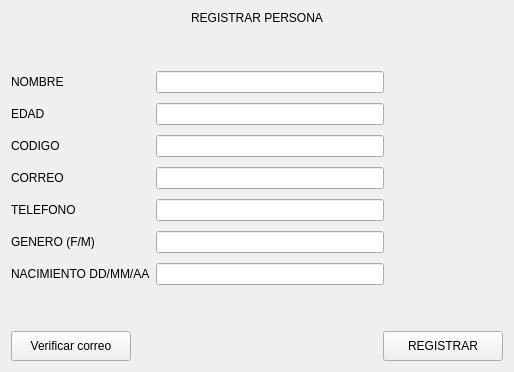
            <widget class="QWidget" name="page_1registrar">
             <layout class="QVBoxLayout" name="verticalLayout_8">
              <item>
               <widget class="QLabel" name="label_9">
                <property name="text">
                 <string>REGISTRAR PERSONA</string>
                </property>
                <property name="alignment">
                 <set>Qt::AlignCenter</set>
                </property>
               </widget>
              </item>
              <item>
               <spacer name="verticalSpacer_2">
                <property name="orientation">
                 <enum>Qt::Vertical</enum>
                </property>
                <property name="sizeHint" stdset="0">
                 <size>
                  <width>20</width>
                  <height>40</height>
                 </size>
                </property>
               </spacer>
              </item>
              <item>
               <layout class="QHBoxLayout" name="horizontalLayout_4">
                <item>
                 <layout class="QVBoxLayout" name="verticalLayout">
                  <property name="spacing">
                   <number>10</number>
                  </property>
                  <item>
                   <widget class="QLabel" name="label_5">
                    <property name="text">
                     <string>NOMBRE</string>
                    </property>
                   </widget>
                  </item>
                  <item>
                   <widget class="QLabel" name="label_8">
                    <property name="text">
                     <string>EDAD</string>
                    </property>
                   </widget>
                  </item>
                  <item>
                   <widget class="QLabel" name="label_2">
                    <property name="text">
                     <string>CODIGO</string>
                    </property>
                   </widget>
                  </item>
                  <item>
                   <widget class="QLabel" name="label_4">
                    <property name="text">
                     <string>CORREO</string>
                    </property>
                   </widget>
                  </item>
                  <item>
                   <widget class="QLabel" name="label_3">
                    <property name="text">
                     <string>TELEFONO</string>
                    </property>
                   </widget>
                  </item>
                  <item>
                   <widget class="QLabel" name="label_7">
                    <property name="text">
                     <string>GENERO (F/M)</string>
                    </property>
                   </widget>
                  </item>
                  <item>
                   <widget class="QLabel" name="label_6">
                    <property name="text">
                     <string>NACIMIENTO DD/MM/AA</string>
                    </property>
                   </widget>
                  </item>
                 </layout>
                </item>
                <item>
                 <layout class="QVBoxLayout" name="verticalLayout_6">
                  <property name="spacing">
                   <number>10</number>
                  </property>
                  <item>
                   <widget class="QLineEdit" name="lineEdit1nombre"/>
                  </item>
                  <item>
                   <widget class="QLineEdit" name="lineEdit_2edad"/>
                  </item>
                  <item>
                   <widget class="QLineEdit" name="lineEdit_3codigo"/>
                  </item>
                  <item>
                   <widget class="QLineEdit" name="lineEdit_5telefono"/>
                  </item>
                  <item>
                   <widget class="QLineEdit" name="lineEdit_4correo"/>
                  </item>
                  <item>
                   <widget class="QLineEdit" name="lineEdit_6genero"/>
                  </item>
                  <item>
                   <widget class="QLineEdit" name="lineEdit_7nacimiento"/>
                  </item>
                 </layout>
                </item>
                <item>
                 <layout class="QVBoxLayout" name="verticalLayout_15">
                  <item>
                   <widget class="QLabel" name="label_20">
                    <property name="minimumSize">
                     <size>
                      <width>100</width>
                      <height>0</height>
                     </size>
                    </property>
                    <property name="text">
                     <string/>
                    </property>
                    <property name="alignment">
                     <set>Qt::AlignCenter</set>
                    </property>
                   </widget>
                  </item>
                  <item>
                   <widget class="QLabel" name="label_29">
                    <property name="minimumSize">
                     <size>
                      <width>100</width>
                      <height>0</height>
                     </size>
                    </property>
                    <property name="text">
                     <string/>
                    </property>
                    <property name="alignment">
                     <set>Qt::AlignCenter</set>
                    </property>
                   </widget>
                  </item>
                  <item>
                   <widget class="QLabel" name="label_31">
                    <property name="minimumSize">
                     <size>
                      <width>100</width>
                      <height>0</height>
                     </size>
                    </property>
                    <property name="text">
                     <string/>
                    </property>
                    <property name="alignment">
                     <set>Qt::AlignCenter</set>
                    </property>
                   </widget>
                  </item>
                  <item>
                   <widget class="QLabel" name="label_32">
                    <property name="minimumSize">
                     <size>
                      <width>100</width>
                      <height>0</height>
                     </size>
                    </property>
                    <property name="text">
                     <string/>
                    </property>
                    <property name="alignment">
                     <set>Qt::AlignCenter</set>
                    </property>
                   </widget>
                  </item>
                  <item>
                   <widget class="QLabel" name="label_33">
                    <property name="minimumSize">
                     <size>
                      <width>100</width>
                      <height>0</height>
                     </size>
                    </property>
                    <property name="text">
                     <string/>
                    </property>
                    <property name="alignment">
                     <set>Qt::AlignCenter</set>
                    </property>
                   </widget>
                  </item>
                  <item>
                   <widget class="QLabel" name="label_34">
                    <property name="minimumSize">
                     <size>
                      <width>100</width>
                      <height>0</height>
                     </size>
                    </property>
                    <property name="text">
                     <string/>
                    </property>
                    <property name="alignment">
                     <set>Qt::AlignCenter</set>
                    </property>
                   </widget>
                  </item>
                  <item>
                   <widget class="QLabel" name="label_24">
                    <property name="minimumSize">
                     <size>
                      <width>100</width>
                      <height>0</height>
                     </size>
                    </property>
                    <property name="text">
                     <string/>
                    </property>
                    <property name="alignment">
                     <set>Qt::AlignCenter</set>
                    </property>
                   </widget>
                  </item>
                 </layout>
                </item>
                <item>
                 <widget class="QLabel" name="label_10">
                  <property name="text">
                   <string/>
                  </property>
                 </widget>
                </item>
               </layout>
              </item>
              <item>
               <spacer name="verticalSpacer">
                <property name="orientation">
                 <enum>Qt::Vertical</enum>
                </property>
                <property name="sizeHint" stdset="0">
                 <size>
                  <width>20</width>
                  <height>40</height>
                 </size>
                </property>
               </spacer>
              </item>
              <item>
               <layout class="QHBoxLayout" name="horizontalLayout_6">
                <item>
                 <widget class="QPushButton" name="pushButton_3">
                  <property name="minimumSize">
                   <size>
                    <width>120</width>
                    <height>30</height>
                   </size>
                  </property>
                  <property name="text">
                   <string>Verificar correo</string>
                  </property>
                 </widget>
                </item>
                <item>
                 <widget class="QLabel" name="label_registroverificacion">
                  <property name="minimumSize">
                   <size>
                    <width>200</width>
                    <height>0</height>
                   </size>
                  </property>
                  <property name="text">
                   <string/>
                  </property>
                  <property name="alignment">
                   <set>Qt::AlignCenter</set>
                  </property>
                 </widget>
                </item>
                <item>
                 <spacer name="horizontalSpacer_3">
                  <property name="orientation">
                   <enum>Qt::Horizontal</enum>
                  </property>
                  <property name="sizeHint" stdset="0">
                   <size>
                    <width>40</width>
                    <height>20</height>
                   </size>
                  </property>
                 </spacer>
                </item>
                <item>
                 <widget class="QPushButton" name="pushButton_6registrar">
                  <property name="minimumSize">
                   <size>
                    <width>120</width>
                    <height>30</height>
                   </size>
                  </property>
                  <property name="text">
                   <string>REGISTRAR</string>
                  </property>
                 </widget>
                </item>
               </layout>
              </item>
             </layout>
            </widget>
